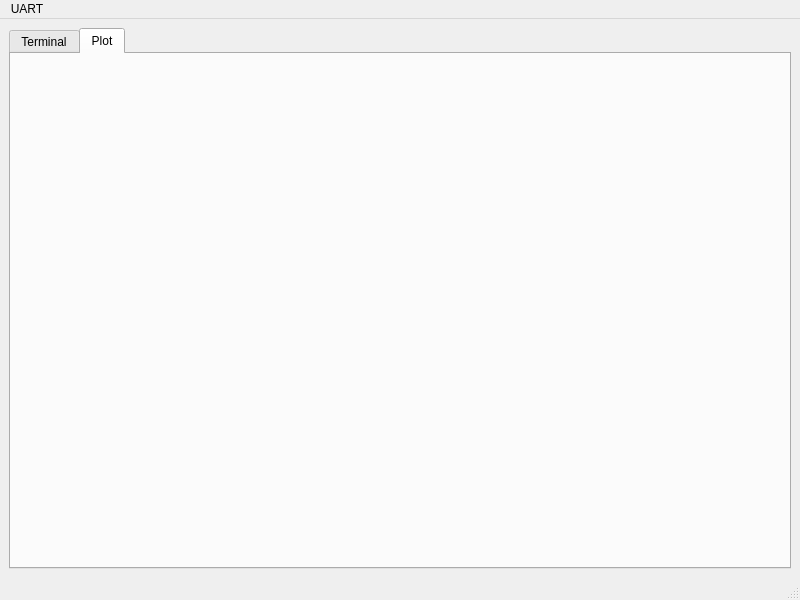
<?xml version="1.0" encoding="UTF-8"?>
<ui version="4.0">
 <class>MainWindow</class>
 <widget class="QMainWindow" name="MainWindow">
  <property name="geometry">
   <rect>
    <x>0</x>
    <y>0</y>
    <width>800</width>
    <height>600</height>
   </rect>
  </property>
  <property name="windowTitle">
   <string>MainWindow</string>
  </property>
  <widget class="QWidget" name="centralwidget">
   <layout class="QGridLayout" name="gridLayout">
    <item row="0" column="0">
     <widget class="QTabWidget" name="tabWidget">
      <property name="currentIndex">
       <number>1</number>
      </property>
      <widget class="QWidget" name="tabTerminal">
       <attribute name="title">
        <string>Terminal</string>
       </attribute>
       <layout class="QGridLayout" name="gridLayout_2">
        <item row="0" column="0">
         <widget class="QTextEdit" name="textEdit">
          <property name="readOnly">
           <bool>true</bool>
          </property>
         </widget>
        </item>
       </layout>
      </widget>
      <widget class="QWidget" name="tab_2">
       <attribute name="title">
        <string>Plot</string>
       </attribute>
      </widget>
     </widget>
    </item>
   </layout>
  </widget>
  <widget class="QMenuBar" name="menubar">
   <property name="geometry">
    <rect>
     <x>0</x>
     <y>0</y>
     <width>800</width>
     <height>21</height>
    </rect>
   </property>
   <widget class="QMenu" name="menuUART">
    <property name="title">
     <string>UART</string>
    </property>
    <addaction name="actionSettings"/>
    <addaction name="actionStart"/>
    <addaction name="actionStop"/>
   </widget>
   <addaction name="menuUART"/>
  </widget>
  <widget class="QStatusBar" name="statusbar"/>
  <action name="actionSettings">
   <property name="text">
    <string>Settings</string>
   </property>
  </action>
  <action name="actionStart">
   <property name="text">
    <string>Start</string>
   </property>
  </action>
  <action name="actionStop">
   <property name="text">
    <string>Stop</string>
   </property>
  </action>
 </widget>
 <resources/>
 <connections/>
</ui>
